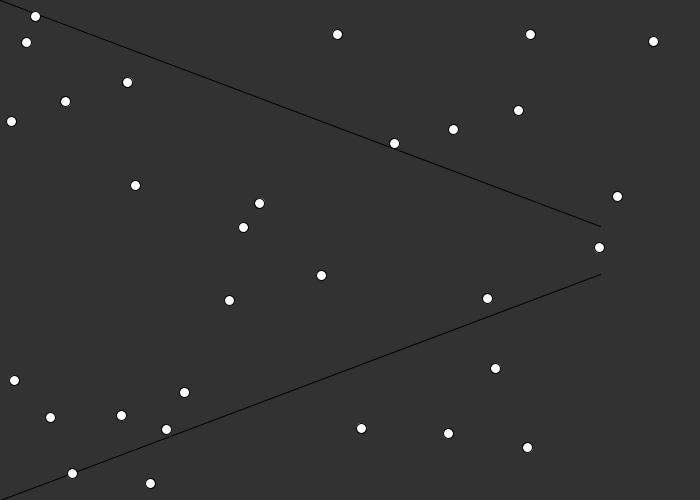
Frame 1 (no input)
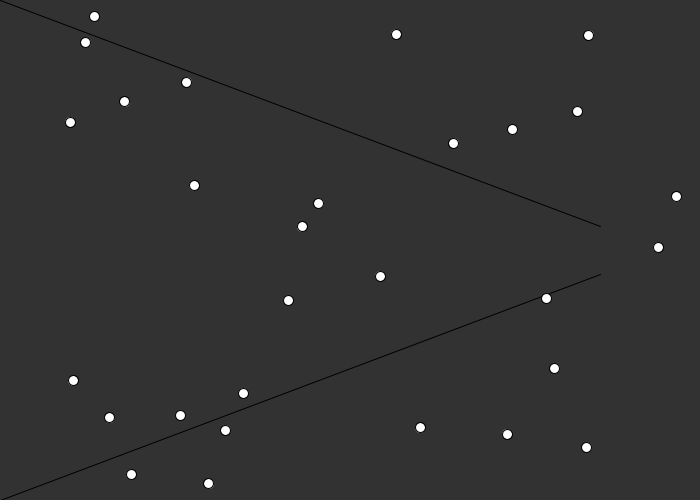
Frame 60 (the mouse pressed at the canvas centre just before this capture)
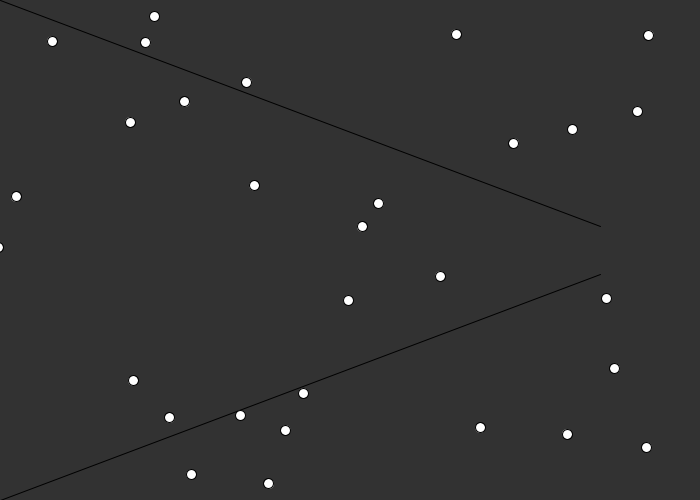
Frame 120 (the mouse held since frame 60 and released just before this capture)

The Processing sketch that drew these frames (run headless with seeded random() and noise(); from frame 60 on, the mouse is pressed at the canvas centre):

// Processing sketch: multitud
// ── multitud.pde
Crowd crowd;

int auxId = 0;

float a_i = 25.0;
float b_i = 0.08;
int k = 750;
int k_achatada = 3000;
float v_i_inicial = 5.0;
float t_i = 0.5;
float r_vecindad = 15;

int NumeroPersonas = 30;
float velocidadMax = 1;
float forceMax = 5;
float radioPerson = 10;
int massPerson = 1;

void setup() {
  size(700, 500);
  crowd = new Crowd();
  for (int i = 0; i < NumeroPersonas; i++) {
    crowd.addPerson(new Person(random(width),random(height)));
  }
}

//Se dibuja la pelota y los pajaros
void draw() {
  background(50);
  line(0, 0, 600, 226);
  line(600, 274, 0, 500);
  crowd.run();
}


class Wall {
  ArrayList<PVector> values;
  Wall(int x1, int y1, int x2, int y2){
    
  }
}


// The Crowd (a list of Person objects)
class Crowd {
  ArrayList<Person> crowds;
  Crowd() {
    crowds = new ArrayList<Person>();
  }
  
  void run() {
    for (Person p : crowds) {
     p.run(crowds);}
  }

  void addPerson(Person p) {
    crowds.add(p);}
}

class Person {
  int id;
  PVector position;
  PVector velocity;
  PVector acceleration;
  PVector desiredDirection;
  float r;
  float m;
  float maxforce;    // Maximum forcesing force
  float maxspeed;    // Maximum speed
  
  Person(float x, float y) {
    acceleration = new PVector(0, 0);
    desiredDirection = new PVector(1,0);
    // Leaving the code temporarily this way so that this example runs in JS
    float angle = random(TWO_PI);
    velocity = new PVector(cos(angle), sin(angle));
    position = new PVector(x, y);
    r = radioPerson;
    m = massPerson;
    maxspeed = velocidadMax;
    maxforce = forceMax;
    id = auxId;
    auxId = auxId +1;
  }
  
  void run(ArrayList<Person> crowds) {
    //1
    processForces(crowds);
    update();  
    //2
    borders();
    render();
  }
  
  ///////////////////////////////////1
  //ACA SE APLICAN LAS FUERZAS
  void applyForce(PVector force) {
    // We could add mass here if we want A = F / M
    acceleration.add(force);
  }  
  
  //ACA SE CREAN LAS FUERZAS DE LAS PERSONAS.
  void processForces(ArrayList<Person> crowds) {
    
    //Fuerza propia
    PVector own = ownForce();
    
    //Fuerzas de multitud
    PVector sep = crowdForces(crowds);   // Separation
    
    //Fuerzas de pared
    //PVector wall = wallForce()
    // Arbitrarily weight these forces
    // Add the force vectors to acceleration
    
    PVector total = PVector.add(own,sep);
    applyForce(total);
  }
  
  PVector ownForce(){
    PVector forces = new PVector(0, 0, 0);
    PVector auxOF_1 = PVector.mult(desiredDirection,v_i_inicial);
    PVector auxOF_2 = PVector.sub(auxOF_1,velocity);
    PVector ownForce = PVector.div(auxOF_2,t_i); 
    forces.add(ownForce);
    forces.normalize();
    return forces;
  }
  

//FALTA CALCULAR:
//Direccion unitaria perpendicular de la fuerza de friccion.
  PVector crowdForces (ArrayList<Person> crowds) {
    PVector forces = new PVector(0, 0, 0); 
    for (Person other : crowds) {
      if(id != other.id){
        //Calculo de distancia y radio combinado.
        float d_ij = abs(PVector.dist(position, other.position));
        float r_ij = r + other.r;
        
        if(d_ij > r_vecindad) {
          //Fuerza de repulsion.
          PVector diff = PVector.sub(position, other.position);
          PVector n_ij = PVector.div(diff,d_ij);
          float auxRF = a_i*exp(-(d_ij - r_ij)/b_i);
          PVector repulsionForce = PVector.mult(n_ij,auxRF);
          forces.add(repulsionForce);
          
          if(d_ij <= r_ij){
            //**Fuerzas de contacto**  
            
            //Fuerza corporal
            float auxCF = 2*k*(r_ij-d_ij);
            PVector contactForce = PVector.mult(n_ij,auxCF);
            forces.add(contactForce);        
            
            //Fuerza de friccion
            
            //Falta esteee ripi
            PVector tangDirection = new PVector(1,1,1);
                        
            PVector auxRelTang = PVector.sub(other.velocity,velocity);
            float relTangVelocity = PVector.dot(tangDirection,auxRelTang);
            float auxFF = k_achatada*(r_ij-d_ij)*relTangVelocity;
            PVector frictionForce = PVector.mult(tangDirection,auxFF);
            forces.add(frictionForce);   
          }
        }
      }
    }
    forces.mult(maxspeed);
    forces.limit(maxforce);
    return forces;
  }
  
  ///////////////////////////////////
  
  
  void update() {
    velocity.add(acceleration);
    velocity.limit(maxspeed);
    position.add(velocity);
    acceleration.mult(0);
  } 
  
  ///////////////////////////////////2
  void borders() {
    if (position.x < -r) 
    {
      position.x = width+r;
    }
    if (position.y < -r) position.y = height+r;
    if (position.x > width+r) position.x = -r;
    if (position.y > height+r) position.y = -r;
  }  

  void render() {
    circle(position.x, position.y, radioPerson);
  }   
}
